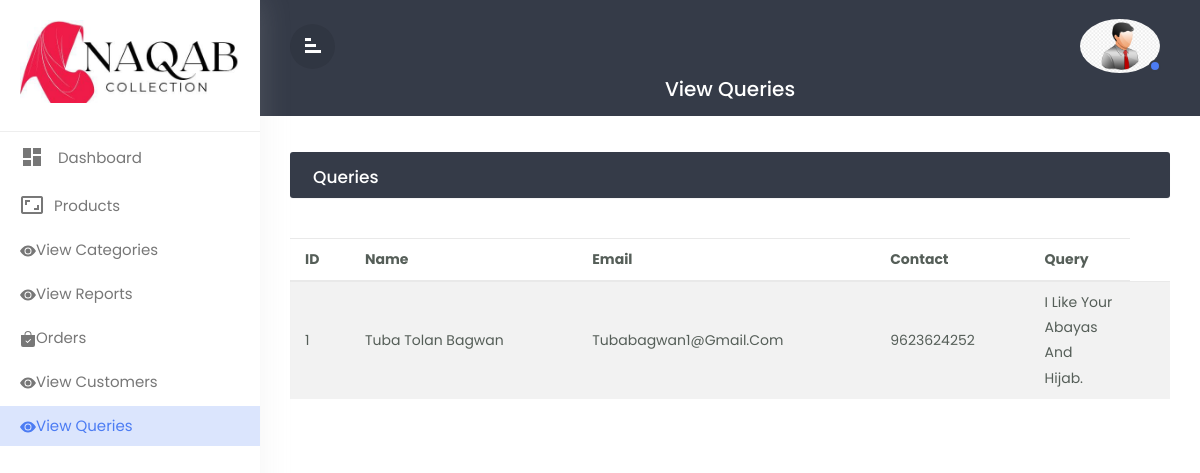
Page /admin/queries.php on the committed database.
### tables this page shows
CREATE TABLE `query` (
  `id` int(11) NOT NULL,
  `name` varchar(20) NOT NULL,
  `email` varchar(50) NOT NULL,
  `mobno` varchar(10) NOT NULL,
  `query` varchar(100) NOT NULL
);

### admin/queries.php (the view, shortened to what this page needs)
<!doctype html>
<html lang="en">
<head>
  <link rel="stylesheet" href="css/bootstrap.min.css">
  <link rel="stylesheet" href="css/custom.css">
</head>
<body>
<div class="wrapper">
<nav id="sidebar">
  <div class="sidebar-header">
  <h2><img src="img/logo.png" class="img-fluid" /></h2>
  </div>
  <ul class="list-unstyled components">
    <li>
      <a href="home.php" class="dashboard"><i class="material-icons">dashboard</i>
        <span>Dashboard</span></a>
    </li>
</ul>
<ul>
    <li>
      <a href="products.php">
        <i class="material-icons">aspect_ratio</i>Products</a>
    </li>
</ul>
<ul>
             <li> <a href="viewcat.php"><svg xmlns="http://www.w3.org/2000/svg" width="16" height="16" fill="currentColor" class="bi bi-eye-fill" viewBox="0 0 16 16">
  <path d="M10.5 8a2.5 2.5 0 1 1-5 0 2.5 2.5 0 0 1 5 0"/>
  <path d="M0 8s3-5.5 8-5.5S16 8 16 8s-3 5.5-8 5.5S0 8 0 8m8 3.5a3.5 3.5 0 1 0 0-7 3.5 3.5 0 0 0 0 7"/>
</svg>View Categories</a>
            </li></ul>
<ul>
<ul>
        <li> <a href="reports.php"><svg xmlns="http://www.w3.org/2000/svg" width="16" height="16" fill="currentColor" class="bi bi-eye-fill" viewBox="0 0 16 16">
              <path d="M10.5 8a2.5 2.5 0 1 1-5 0 2.5 2.5 0 0 1 5 0" />
              <path d="M0 8s3-5.5 8-5.5S16 8 16 8s-3 5.5-8 5.5S0 8 0 8m8 3.5a3.5 3.5 0 1 0 0-7 3.5 3.5 0 0 0 0 7" />
            </svg>View Reports</a>
        </li>
      </ul>
<li>
          <a href="orders.php">
Orders</a>
        </li></ul>
       <ul> <li>
          <a href="customers.php">
          <svg xmlns="http://www.w3.org/2000/svg" width="16" height="16" fill="currentColor" class="bi bi-eye-fill" viewBox="0 0 16 16">
  <path d="M10.5 8a2.5 2.5 0 1 1-5 0 2.5 2.5 0 0 1 5 0"/>
  <path d="M0 8s3-5.5 8-5.5S16 8 16 8s-3 5.5-8 5.5S0 8 0 8m8 3.5a3.5 3.5 0 1 0 0-7 3.5 3.5 0 0 0 0 7"/>
</svg>View customers</a>
        </li></ul>
        <ul><li class="active">
          <a href="queries.php">
          <svg xmlns="http://www.w3.org/2000/svg" width="16" height="16" fill="currentColor" class="bi bi-eye-fill" viewBox="0 0 16 16">
  <path d="M10.5 8a2.5 2.5 0 1 1-5 0 2.5 2.5 0 0 1 5 0"/>
  <path d="M0 8s3-5.5 8-5.5S16 8 16 8s-3 5.5-8 5.5S0 8 0 8m8 3.5a3.5 3.5 0 1 0 0-7 3.5 3.5 0 0 0 0 7"/>
</svg>View Queries</a>
        </li></ul>
</nav>
<div id="content">
  <div class="top-navbar">
    <div class="xp-topbar">
      <div class="row">
        <div class="col-2 col-md-1 col-lg-1 order-2 order-md-1 align-self-center">
          <div class="xp-menubar">
            <span class="material-icons text-white">signal_cellular_alt
            </span>
          </div>
        </div>
        <div class="col-md-5 col-lg-3 order-4 order-md-2">
        </div>
        <div class="col-10 col-md-6 col-lg-8 order-1 order-md-3">
          <div class="xp-profilebar text-right">
            <nav class="navbar p-0">
              <ul class="nav navbar-nav flex-row ml-auto">
                <li class="nav-item dropdown">
                  <a class="nav-link" href="#" data-toggle="dropdown">
                    <img src="img/admin.png" style="width:80px; border-radius:50%;height: 100%;" />
                    <span class="xp-user-live"></span>
                  </a>
                </li>
              </ul>
            </nav>
          </div>
        </div>
      </div>
    </div>
    <div class="xp-breadcrumbbar text-center">
      <h4 class="page-title">View Queries</h4>
    </div>
  </div>
  <div class="main-content">
        <div class="row">
          <div class="col-md-12">
            <div class="table-wrapper">
              <div class="table-title">
                <div class="row">
                  <div class="col-sm-6 p-0 d-flex justify-content-lg-start justify-content-center">
                    <h2 class="ml-lg-2">Queries</h2>
                  </div>
                  </div>
                </div>
              </div>
              <table class="table table-striped table-hover">
                <thead>
                  <tr>
                    <th><b>ID</th>
                    <th><b>Name</th>
                    <th><b>Email</th>
                    <th><b>Contact</th>
                    <th><b>Query</th>
                  </tr>
                </thead>
                <tbody>
                      <?php
                      $i=1;
                    $con=mysqli_connect("localhost","root","","naqab");
                    $query=mysqli_query($con,"select * from query");
                    while($a=mysqli_fetch_array($query))
                    {
                      echo "<tr>";
                      echo "<tc><td>".$i++."</tc></td>";
                      echo "<tc><td>".$a[1]."</tc></td>";
                      echo "<tc><td>".$a[2]."</tc></td>";
                      echo "<tc><td>".$a[3]."</tc></td>";
                      echo "<tc><td>".$a[4]."</tc></td>";
                      echo "<tc><td>";
                    }
                  ?>
    </body>
    </html>

### admin/css/custom.css (style rules this page uses)
body,html { line-height:1.8; font-family:'Poppins',sans-serif; color:#555e58; text-transform:capitalize; font-weight:400; margin:0px; padding:0px; }
.material-icons { font-family: 'Material Icons'; font-weight: normal; font-style: normal; font-size: 24px; display: inline-block; line-height: 1; text-transform: none; letter-spacing: normal; word-wrap: normal; white-space: nowrap; direction: ltr; -webkit-font-smoothing: antialiased; text-rendering: optimizeLegibility; -moz-osx-font-smoothing: grayscale; font-feature-settings: 'liga'; }
a { color:#333; font-weight:400; }
ul,ol { padding:0px; margin:0px; list-style:none; }
a,a:hover,a:focus { color:#333; text-decoration:none; transition:all 0.3s; }
.wrapper { position:relative; width:100%; overflow:auto; }
#sidebar { position:fixed; height:100%!important; top:0; left:0; bottom:0; z-index:11; width:260px; overflow:auto; transition:all 0.3s; background-color:#fff; box-shadow:0 0 30px 0 rgba(200 200 200 / 20%); }
@media only screen and (min-width:992px) { #content { width:calc(100% - 260px); position:relative; float:right; transition:all 0.3s; } }
#sidebar .sidebar-header { padding:20px; background-color:#fff; border-bottom:1px solid #eee; }
#sidebar ul li { padding:2px 0px; }
#sidebar ul li.active> a { color:#4c7cf3; background-color:#DBE5FD; }
#sidebar ul li a { padding:5px 10px 5px 20px; line-height:30px; font-size:15px; position:relative; font-weight:400; display:block; color:#777777; text-transform:capitalize; }
#sidebar ul li a i { position:relative; margin-right:10px; top:6px; }
#content { position:relative; transition:all 0.5s; background-attachment:#f9fafc; }
.top-navbar { width:100%; z-index:9; position:relative; padding:15px 30px; background-color:#353b48; }
.xp-breadcrumbbar .page-title { font-size:20px; color:#fff; margin-bottom:0; margin-top:0; }
.main-content { padding:30px 30px 0px 30px; }
.navbar { background-color:#353B48; color:#fff; }
.xp-menubar { border-radius:50%; width:45px; height:45px; line-height:45px; text-align:center; margin-right:20px; border:none; color:#fff; cursor:pointer; background-color:rgba(0,0,0,0.09); }
.xp-menubar span { margin:9px; padding:0px; transform:rotate(90deg); }
.navbar-nav > li > a { color:#fff; }
.navbar-nav li a { position:relative; display:block; padding:4px 10px!important; }
.xp-user-live { position:absolute; bottom:5px; right:9px; width:12px; height:12px; border-radius:50%; border:2px solid #353b48; background-color:#4c7cf3; }
.table-wrapper { background-color: #fff; margin:6px 0px 40px 0px; width: 100%; overflow: auto; border-radius: 3px; box-shadow: 0 1px 1px rgb(0 0 0 / 5%); }
.table-title { background:#353b48; color:#fff; position:sticky; top:0; width:100%; left:0; padding:10px 30px; border-radius:0px 0px 0 0; }
.table-title h2 { margin:5px 0 0; font-size:17px; }
table.table tr th, table.table tr td { border-color:#e9e9e9; padding:8px 15px; font-size:14px; font-weight: 400; vertical-align:middle; }
table.table tr th:first-child { width:60px; }
table.table tr th:last-child { width:100px; }
table.table td:last-child { opacity:0.9; font-size:22px; margin:0px 5px; }

### rows in the picture
query: name "Tuba Tolan Bagwan", email "Tubabagwan1@gmail.com", mobno "9623624252", query "I Like Your Abayas And Hijab."
